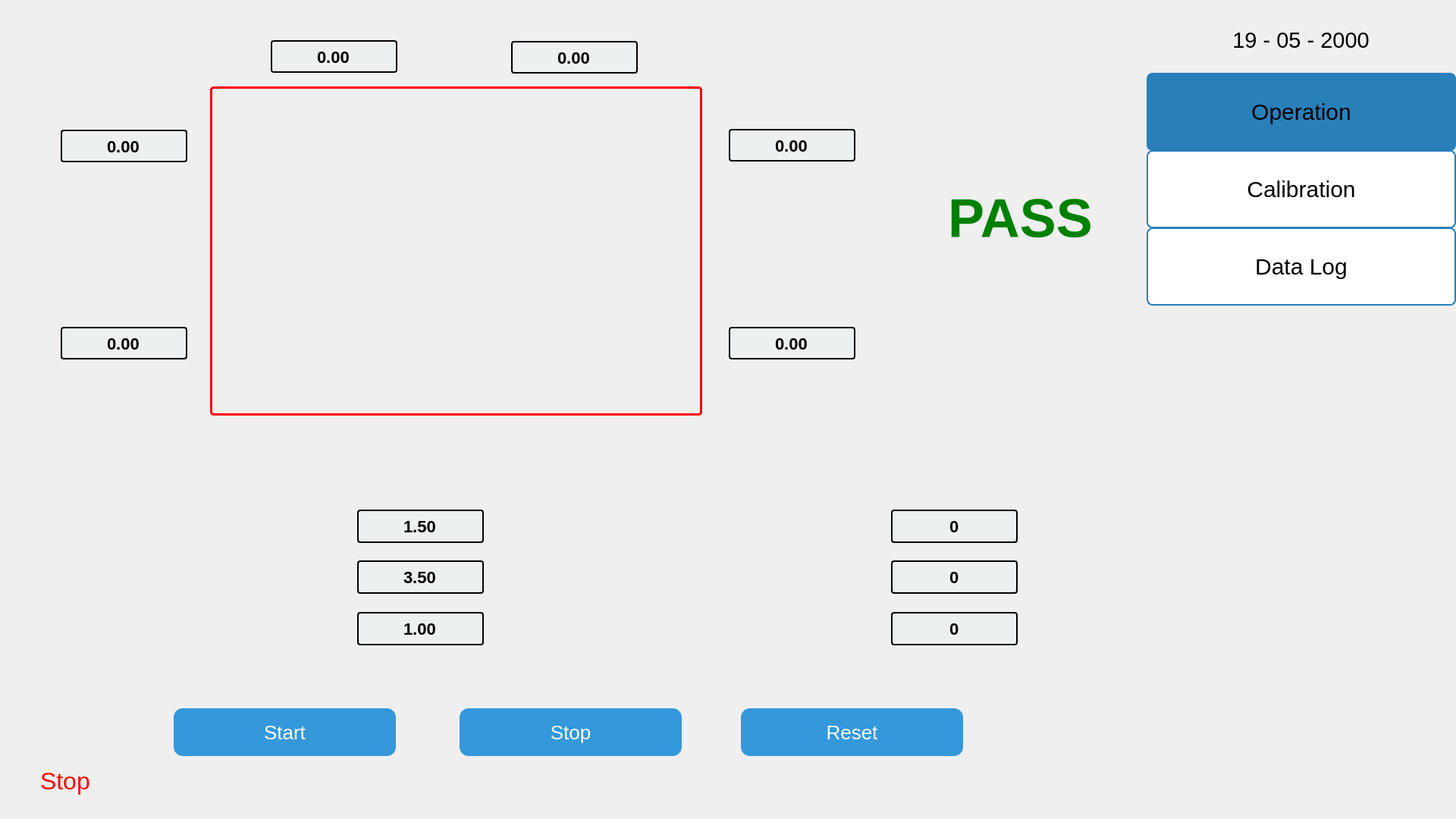
<?xml version="1.0" encoding="UTF-8"?>
<ui version="4.0">
 <class>Widget</class>
 <widget class="QWidget" name="Widget">
  <property name="geometry">
   <rect>
    <x>0</x>
    <y>0</y>
    <width>1920</width>
    <height>1080</height>
   </rect>
  </property>
  <property name="windowTitle">
   <string>Widget</string>
  </property>
  <widget class="QStackedWidget" name="stackedWidget_Page">
   <property name="geometry">
    <rect>
     <x>0</x>
     <y>-13</y>
     <width>1920</width>
     <height>1080</height>
    </rect>
   </property>
   <property name="styleSheet">
    <string notr="true"/>
   </property>
   <property name="currentIndex">
    <number>0</number>
   </property>
   <widget class="QWidget" name="page_Operation">
    <property name="styleSheet">
     <string notr="true">QWidget#page_Operation {
                background-image: url('E:/2. GE/21. Apillis/ui/anh_ui/bg0.jpg');
                background-repeat: no-repeat;
                background-position: center;
                
            }</string>
    </property>
    <widget class="QPushButton" name="pushButton_Start">
     <property name="enabled">
      <bool>true</bool>
     </property>
     <property name="geometry">
      <rect>
       <x>227</x>
       <y>943</y>
       <width>297</width>
       <height>71</height>
      </rect>
     </property>
     <property name="font">
      <font>
       <family>Arial</family>
       <pointsize>-1</pointsize>
       <italic>false</italic>
       <bold>false</bold>
       <underline>false</underline>
       <strikeout>false</strikeout>
      </font>
     </property>
     <property name="styleSheet">
      <string notr="true">QPushButton {
    background-color: #3498db;
    border: none;
    color: white;
    padding: 10px 20px;
    text-align: center;
    text-decoration: none;
    font-size: 26px;
    margin: 4px 2px;
    transition-duration: 0.4s;
    cursor: pointer;
    border-radius: 12px;
}

QPushButton:hover {
    background-color: #2980b9;
    box-shadow: 0 5px 15px rgba(0, 0, 0, 0.3);
}

QPushButton:pressed {
    background-color: #2980b9;
    box-shadow: 0 5px 15px rgba(0, 0, 0, 0.3);
    transform: translateY(2px);
}</string>
     </property>
     <property name="text">
      <string>Start</string>
     </property>
    </widget>
    <widget class="QPushButton" name="pushButton_Stop">
     <property name="enabled">
      <bool>true</bool>
     </property>
     <property name="geometry">
      <rect>
       <x>604</x>
       <y>943</y>
       <width>297</width>
       <height>71</height>
      </rect>
     </property>
     <property name="font">
      <font>
       <family>Arial</family>
       <pointsize>-1</pointsize>
       <italic>false</italic>
       <bold>false</bold>
       <underline>false</underline>
       <strikeout>false</strikeout>
      </font>
     </property>
     <property name="styleSheet">
      <string notr="true">QPushButton {
    background-color: #3498db;
    border: none;
    color: white;
    padding: 10px 20px;
    text-align: center;
    text-decoration: none;
    font-size: 26px;
    margin: 4px 2px;
    transition-duration: 0.4s;
    cursor: pointer;
    border-radius: 12px;
}

QPushButton:hover {
    background-color: #2980b9;
    box-shadow: 0 5px 15px rgba(0, 0, 0, 0.3);
}

QPushButton:pressed {
    background-color: #2980b9;
    box-shadow: 0 5px 15px rgba(0, 0, 0, 0.3);
    transform: translateY(2px);
}</string>
     </property>
     <property name="text">
      <string>Stop</string>
     </property>
    </widget>
    <widget class="QPushButton" name="pushButton_Reset">
     <property name="enabled">
      <bool>true</bool>
     </property>
     <property name="geometry">
      <rect>
       <x>975</x>
       <y>943</y>
       <width>297</width>
       <height>71</height>
      </rect>
     </property>
     <property name="font">
      <font>
       <family>Arial</family>
       <pointsize>-1</pointsize>
       <italic>false</italic>
       <bold>false</bold>
       <underline>false</underline>
       <strikeout>false</strikeout>
      </font>
     </property>
     <property name="styleSheet">
      <string notr="true">QPushButton {
    background-color: #3498db;
    border: none;
    color: white;
    padding: 10px 20px;
    text-align: center;
    text-decoration: none;
    font-size: 26px;
    margin: 4px 2px;
    transition-duration: 0.4s;
    cursor: pointer;
    border-radius: 12px;
}

QPushButton:hover {
    background-color: #2980b9;
    box-shadow: 0 5px 15px rgba(0, 0, 0, 0.3);
}

QPushButton:pressed {
    background-color: #2980b9;
    box-shadow: 0 5px 15px rgba(0, 0, 0, 0.3);
    transform: translateY(2px);
}</string>
     </property>
     <property name="text">
      <string>Reset</string>
     </property>
    </widget>
    <widget class="QLineEdit" name="lineEdit_P2">
     <property name="geometry">
      <rect>
       <x>357</x>
       <y>66</y>
       <width>167</width>
       <height>43</height>
      </rect>
     </property>
     <property name="font">
      <font>
       <family>Arial</family>
       <pointsize>-1</pointsize>
       <bold>true</bold>
      </font>
     </property>
     <property name="styleSheet">
      <string notr="true">QLineEdit {
    border: 2px solid #000000;
    border-radius:4px;
    padding: 8px;
    font-size: 22px;
    background-color: #ecf0f1;
}

QLineEdit:focus {
    border: 2px solid #2980b9;
    background-color: #ffffff;
}</string>
     </property>
     <property name="text">
      <string>0.00</string>
     </property>
     <property name="alignment">
      <set>Qt::AlignmentFlag::AlignCenter</set>
     </property>
    </widget>
    <widget class="QLineEdit" name="lineEdit_P1">
     <property name="geometry">
      <rect>
       <x>674</x>
       <y>67</y>
       <width>167</width>
       <height>43</height>
      </rect>
     </property>
     <property name="font">
      <font>
       <family>Arial</family>
       <pointsize>-1</pointsize>
       <bold>true</bold>
      </font>
     </property>
     <property name="styleSheet">
      <string notr="true">QLineEdit {
    border: 2px solid #000000;
    border-radius:4px;
    padding: 8px;
    font-size: 22px;
    background-color: #ecf0f1;
}

QLineEdit:focus {
    border: 2px solid #2980b9;
    background-color: #ffffff;
}</string>
     </property>
     <property name="text">
      <string>0.00</string>
     </property>
     <property name="alignment">
      <set>Qt::AlignmentFlag::AlignCenter</set>
     </property>
    </widget>
    <widget class="QLineEdit" name="lineEdit_P4">
     <property name="geometry">
      <rect>
       <x>961</x>
       <y>183</y>
       <width>167</width>
       <height>43</height>
      </rect>
     </property>
     <property name="font">
      <font>
       <family>Arial</family>
       <pointsize>-1</pointsize>
       <bold>true</bold>
      </font>
     </property>
     <property name="styleSheet">
      <string notr="true">QLineEdit {
    border: 2px solid #000000;
    border-radius:4px;
    padding: 8px;
    font-size: 22px;
    background-color: #ecf0f1;
}

QLineEdit:focus {
    border: 2px solid #2980b9;
    background-color: #ffffff;
}</string>
     </property>
     <property name="text">
      <string>0.00</string>
     </property>
     <property name="alignment">
      <set>Qt::AlignmentFlag::AlignCenter</set>
     </property>
    </widget>
    <widget class="QLineEdit" name="lineEdit_P3">
     <property name="geometry">
      <rect>
       <x>961</x>
       <y>444</y>
       <width>167</width>
       <height>43</height>
      </rect>
     </property>
     <property name="font">
      <font>
       <family>Arial</family>
       <pointsize>-1</pointsize>
       <bold>true</bold>
      </font>
     </property>
     <property name="styleSheet">
      <string notr="true">QLineEdit {
    border: 2px solid #000000;
    border-radius:4px;
    padding: 8px;
    font-size: 22px;
    background-color: #ecf0f1;
}

QLineEdit:focus {
    border: 2px solid #2980b9;
    background-color: #ffffff;
}</string>
     </property>
     <property name="text">
      <string>0.00</string>
     </property>
     <property name="alignment">
      <set>Qt::AlignmentFlag::AlignCenter</set>
     </property>
    </widget>
    <widget class="QLineEdit" name="lineEdit_P5">
     <property name="geometry">
      <rect>
       <x>80</x>
       <y>444</y>
       <width>167</width>
       <height>43</height>
      </rect>
     </property>
     <property name="font">
      <font>
       <family>Arial</family>
       <pointsize>-1</pointsize>
       <bold>true</bold>
      </font>
     </property>
     <property name="styleSheet">
      <string notr="true">QLineEdit {
    border: 2px solid #000000;
    border-radius:4px;
    padding: 8px;
    font-size: 22px;
    background-color: #ecf0f1;
}

QLineEdit:focus {
    border: 2px solid #2980b9;
    background-color: #ffffff;
}</string>
     </property>
     <property name="text">
      <string>0.00</string>
     </property>
     <property name="alignment">
      <set>Qt::AlignmentFlag::AlignCenter</set>
     </property>
    </widget>
    <widget class="QLineEdit" name="lineEdit_P6">
     <property name="geometry">
      <rect>
       <x>80</x>
       <y>184</y>
       <width>167</width>
       <height>43</height>
      </rect>
     </property>
     <property name="font">
      <font>
       <family>Arial</family>
       <pointsize>-1</pointsize>
       <bold>true</bold>
      </font>
     </property>
     <property name="styleSheet">
      <string notr="true">QLineEdit {
    border: 2px solid #000000;
    border-radius:4px;
    padding: 8px;
    font-size: 22px;
    background-color: #ecf0f1;
}

QLineEdit:focus {
    border: 2px solid #2980b9;
    background-color: #ffffff;
}</string>
     </property>
     <property name="text">
      <string>0.00</string>
     </property>
     <property name="alignment">
      <set>Qt::AlignmentFlag::AlignCenter</set>
     </property>
    </widget>
    <widget class="QLineEdit" name="lineEdit_Top">
     <property name="geometry">
      <rect>
       <x>471</x>
       <y>685</y>
       <width>167</width>
       <height>44</height>
      </rect>
     </property>
     <property name="font">
      <font>
       <family>Arial</family>
       <pointsize>-1</pointsize>
       <bold>true</bold>
      </font>
     </property>
     <property name="styleSheet">
      <string notr="true">QLineEdit {
    border: 2px solid #000000;
    border-radius:4px;
    padding: 8px;
    font-size: 22px;
    background-color: #ecf0f1;
}

QLineEdit:focus {
    border: 2px solid #2980b9;
    background-color: #ffffff;
}</string>
     </property>
     <property name="text">
      <string>1.50</string>
     </property>
     <property name="alignment">
      <set>Qt::AlignmentFlag::AlignCenter</set>
     </property>
    </widget>
    <widget class="QLineEdit" name="lineEdit_Side">
     <property name="geometry">
      <rect>
       <x>471</x>
       <y>752</y>
       <width>167</width>
       <height>44</height>
      </rect>
     </property>
     <property name="font">
      <font>
       <family>Arial</family>
       <pointsize>-1</pointsize>
       <bold>true</bold>
      </font>
     </property>
     <property name="styleSheet">
      <string notr="true">QLineEdit {
    border: 2px solid #000000;
    border-radius:4px;
    padding: 8px;
    font-size: 22px;
    background-color: #ecf0f1;
}

QLineEdit:focus {
    border: 2px solid #2980b9;
    background-color: #ffffff;
}</string>
     </property>
     <property name="text">
      <string>3.50</string>
     </property>
     <property name="alignment">
      <set>Qt::AlignmentFlag::AlignCenter</set>
     </property>
    </widget>
    <widget class="QLineEdit" name="lineEdit_Tolerance">
     <property name="geometry">
      <rect>
       <x>471</x>
       <y>820</y>
       <width>167</width>
       <height>44</height>
      </rect>
     </property>
     <property name="font">
      <font>
       <family>Arial</family>
       <pointsize>-1</pointsize>
       <bold>true</bold>
      </font>
     </property>
     <property name="styleSheet">
      <string notr="true">QLineEdit {
    border: 2px solid #000000;
    border-radius:4px;
    padding: 8px;
    font-size: 22px;
    background-color: #ecf0f1;
}

QLineEdit:focus {
    border: 2px solid #2980b9;
    background-color: #ffffff;
}</string>
     </property>
     <property name="text">
      <string>1.00</string>
     </property>
     <property name="alignment">
      <set>Qt::AlignmentFlag::AlignCenter</set>
     </property>
    </widget>
    <widget class="QLineEdit" name="lineEdit_passed">
     <property name="geometry">
      <rect>
       <x>1175</x>
       <y>685</y>
       <width>167</width>
       <height>44</height>
      </rect>
     </property>
     <property name="font">
      <font>
       <family>Arial</family>
       <pointsize>-1</pointsize>
       <bold>true</bold>
      </font>
     </property>
     <property name="styleSheet">
      <string notr="true">QLineEdit {
    border: 2px solid #000000;
    border-radius:4px;
    padding: 8px;
    font-size: 22px;
    background-color: #ecf0f1;
}

QLineEdit:focus {
    border: 2px solid #2980b9;
    background-color: #ffffff;
}</string>
     </property>
     <property name="text">
      <string>0</string>
     </property>
     <property name="alignment">
      <set>Qt::AlignmentFlag::AlignCenter</set>
     </property>
    </widget>
    <widget class="QLineEdit" name="lineEdit_Total">
     <property name="geometry">
      <rect>
       <x>1175</x>
       <y>752</y>
       <width>167</width>
       <height>44</height>
      </rect>
     </property>
     <property name="font">
      <font>
       <family>Arial</family>
       <pointsize>-1</pointsize>
       <bold>true</bold>
      </font>
     </property>
     <property name="styleSheet">
      <string notr="true">QLineEdit {
    border: 2px solid #000000;
    border-radius:4px;
    padding: 8px;
    font-size: 22px;
    background-color: #ecf0f1;
}

QLineEdit:focus {
    border: 2px solid #2980b9;
    background-color: #ffffff;
}</string>
     </property>
     <property name="text">
      <string>0</string>
     </property>
     <property name="alignment">
      <set>Qt::AlignmentFlag::AlignCenter</set>
     </property>
    </widget>
    <widget class="QLineEdit" name="lineEdit_Serial">
     <property name="geometry">
      <rect>
       <x>1175</x>
       <y>820</y>
       <width>167</width>
       <height>44</height>
      </rect>
     </property>
     <property name="font">
      <font>
       <family>Arial</family>
       <pointsize>-1</pointsize>
       <bold>true</bold>
      </font>
     </property>
     <property name="styleSheet">
      <string notr="true">QLineEdit {
    border: 2px solid #000000;
    border-radius:4px;
    padding: 8px;
    font-size: 22px;
    background-color: #ecf0f1;
}

QLineEdit:focus {
    border: 2px solid #2980b9;
    background-color: #ffffff;
}</string>
     </property>
     <property name="text">
      <string>0</string>
     </property>
     <property name="alignment">
      <set>Qt::AlignmentFlag::AlignCenter</set>
     </property>
    </widget>
    <widget class="QFrame" name="frame_Cam1">
     <property name="geometry">
      <rect>
       <x>277</x>
       <y>127</y>
       <width>649</width>
       <height>434</height>
      </rect>
     </property>
     <property name="styleSheet">
      <string notr="true">QFrame {
    border: 3px solid red;
	border-radius: 5px;
    background-color: transparent;
}
</string>
     </property>
     <property name="frameShape">
      <enum>QFrame::Shape::StyledPanel</enum>
     </property>
     <property name="frameShadow">
      <enum>QFrame::Shadow::Raised</enum>
     </property>
     <widget class="QLabel" name="label_Cam1">
      <property name="geometry">
       <rect>
        <x>5</x>
        <y>5</y>
        <width>640</width>
        <height>425</height>
       </rect>
      </property>
      <property name="styleSheet">
       <string notr="true">QLabel {
    border: 2px ;

}</string>
      </property>
      <property name="text">
       <string/>
      </property>
     </widget>
    </widget>
    <widget class="QLabel" name="label_Status1">
     <property name="geometry">
      <rect>
       <x>53</x>
       <y>1017</y>
       <width>171</width>
       <height>51</height>
      </rect>
     </property>
     <property name="font">
      <font>
       <family>Arial</family>
       <pointsize>24</pointsize>
      </font>
     </property>
     <property name="styleSheet">
      <string notr="true">QLabel{
	color: red;
}</string>
     </property>
     <property name="text">
      <string>Stop</string>
     </property>
    </widget>
    <widget class="QLabel" name="label_PassFail">
     <property name="geometry">
      <rect>
       <x>1250</x>
       <y>260</y>
       <width>211</width>
       <height>81</height>
      </rect>
     </property>
     <property name="font">
      <font>
       <family>Arial</family>
       <pointsize>54</pointsize>
       <bold>true</bold>
      </font>
     </property>
     <property name="styleSheet">
      <string notr="true">QLabel{
	color: GREEN;
}</string>
     </property>
     <property name="text">
      <string>PASS</string>
     </property>
    </widget>
    <widget class="QPushButton" name="pushButton_5">
     <property name="enabled">
      <bool>true</bool>
     </property>
     <property name="geometry">
      <rect>
       <x>1510</x>
       <y>105</y>
       <width>412</width>
       <height>111</height>
      </rect>
     </property>
     <property name="font">
      <font>
       <family>Arial</family>
       <pointsize>-1</pointsize>
       <italic>false</italic>
       <bold>false</bold>
       <underline>false</underline>
       <strikeout>false</strikeout>
      </font>
     </property>
     <property name="styleSheet">
      <string notr="true">QPushButton {
    background-color: #2980b9;
    border: 2px solid #2980b9;
    color: Black;
    padding: 10px 20px;
    text-align: center;
    text-decoration: none;
    font-size: 30px;
    margin: 4px 2px;
    transition-duration: 0.4s;
    cursor: pointer;
    border-radius: 8px;
}

QPushButton:hover {
    background-color: #2980b9;
    box-shadow: 0 5px 15px rgba(0, 0, 0, 0.3);
}

QPushButton:pressed {
    background-color: #2980b9;
    box-shadow: 0 5px 15px rgba(0, 0, 0, 0.3);
    transform: translateY(2px);
}</string>
     </property>
     <property name="text">
      <string>Operation</string>
     </property>
     <property name="checkable">
      <bool>false</bool>
     </property>
     <property name="autoRepeat">
      <bool>false</bool>
     </property>
    </widget>
    <widget class="QPushButton" name="pushButton_Calibration">
     <property name="enabled">
      <bool>true</bool>
     </property>
     <property name="geometry">
      <rect>
       <x>1510</x>
       <y>207</y>
       <width>412</width>
       <height>111</height>
      </rect>
     </property>
     <property name="font">
      <font>
       <family>Arial</family>
       <pointsize>-1</pointsize>
       <italic>false</italic>
       <bold>false</bold>
       <underline>false</underline>
       <strikeout>false</strikeout>
      </font>
     </property>
     <property name="styleSheet">
      <string notr="true">QPushButton {
	 border: 2px solid #2980b9;
    background-color: white;
    color: Black;
    padding: 10px 20px;
    text-align: center;
    text-decoration: none;
    font-size: 30px;
    margin: 4px 2px;
    transition-duration: 0.4s;
    cursor: pointer;
    border-radius: 8px;
}

QPushButton:hover {
    background-color: #2980b9;
    box-shadow: 0 5px 15px rgba(0, 0, 0, 0.3);
}

QPushButton:pressed {
    background-color: #2980b9;
    box-shadow: 0 5px 15px rgba(0, 0, 0, 0.3);
    transform: translateY(2px);
}</string>
     </property>
     <property name="text">
      <string>Calibration</string>
     </property>
    </widget>
    <widget class="QPushButton" name="pushButton_DataLog1">
     <property name="enabled">
      <bool>true</bool>
     </property>
     <property name="geometry">
      <rect>
       <x>1510</x>
       <y>309</y>
       <width>412</width>
       <height>111</height>
      </rect>
     </property>
     <property name="font">
      <font>
       <family>Arial</family>
       <pointsize>-1</pointsize>
       <italic>false</italic>
       <bold>false</bold>
       <underline>false</underline>
       <strikeout>false</strikeout>
      </font>
     </property>
     <property name="styleSheet">
      <string notr="true">QPushButton {
    background-color: white;
    border: 2px solid #2980b9;
    color: Black;
    padding: 10px 20px;
    text-align: center;
    text-decoration: none;
    font-size: 30px;
    margin: 4px 2px;
    transition-duration: 0.4s;
    cursor: pointer;
    border-radius: 8px;
}

QPushButton:hover {
    background-color: #2980b9;
    box-shadow: 0 5px 15px rgba(0, 0, 0, 0.3);
}

QPushButton:pressed {
    background-color: #2980b9;
    box-shadow: 0 5px 15px rgba(0, 0, 0, 0.3);
    transform: translateY(2px);
}</string>
     </property>
     <property name="text">
      <string>Data Log</string>
     </property>
    </widget>
    <widget class="QLabel" name="label_Time1">
     <property name="geometry">
      <rect>
       <x>1510</x>
       <y>40</y>
       <width>411</width>
       <height>51</height>
      </rect>
     </property>
     <property name="font">
      <font>
       <family>Arial</family>
       <pointsize>22</pointsize>
      </font>
     </property>
     <property name="styleSheet">
      <string notr="true">QLabel{
	color: black;
}</string>
     </property>
     <property name="text">
      <string>19 - 05 - 2000</string>
     </property>
     <property name="alignment">
      <set>Qt::AlignmentFlag::AlignCenter</set>
     </property>
    </widget>
   </widget>
   <widget class="QWidget" name="page_Calibration">
    <property name="styleSheet">
     <string notr="true">QWidget #page_Calibration{
                background-image: url('E:/2. GE/21. Apillis/ui/anh_ui/bg1.jpg');
                background-repeat: no-repeat;
                background-position: center;
                background-size: cover;
            }</string>
    </property>
    <widget class="QPushButton" name="pushButton_DataLog2">
     <property name="enabled">
      <bool>true</bool>
     </property>
     <property name="geometry">
      <rect>
       <x>1510</x>
       <y>309</y>
       <width>412</width>
       <height>111</height>
      </rect>
     </property>
     <property name="font">
      <font>
       <family>Arial</family>
       <pointsize>-1</pointsize>
       <italic>false</italic>
       <bold>false</bold>
       <underline>false</underline>
       <strikeout>false</strikeout>
      </font>
     </property>
     <property name="styleSheet">
      <string notr="true">QPushButton {
    background-color: white;
    border: 2px solid #2980b9;
    color: Black;
    padding: 10px 20px;
    text-align: center;
    text-decoration: none;
    font-size: 30px;
    margin: 4px 2px;
    transition-duration: 0.4s;
    cursor: pointer;
    border-radius: 8px;
}

QPushButton:hover {
    background-color: #2980b9;
    box-shadow: 0 5px 15px rgba(0, 0, 0, 0.3);
}

QPushButton:pressed {
    background-color: #2980b9;
    box-shadow: 0 5px 15px rgba(0, 0, 0, 0.3);
    transform: translateY(2px);
}</string>
     </property>
     <property name="text">
      <string>Data Log</string>
     </property>
    </widget>
    <widget class="QPushButton" name="pushButton_Operation">
     <property name="enabled">
      <bool>true</bool>
     </property>
     <property name="geometry">
      <rect>
       <x>1510</x>
       <y>105</y>
       <width>412</width>
       <height>111</height>
      </rect>
     </property>
     <property name="font">
      <font>
       <family>Arial</family>
       <pointsize>-1</pointsize>
       <italic>false</italic>
       <bold>false</bold>
       <underline>false</underline>
       <strikeout>false</strikeout>
      </font>
     </property>
     <property name="styleSheet">
      <string notr="true">QPushButton {
    background-color: white;
    border: 2px solid #2980b9;
    color: Black;
    padding: 10px 20px;
    text-align: center;
    text-decoration: none;
    font-size: 30px;
    margin: 4px 2px;
    transition-duration: 0.4s;
    cursor: pointer;
    border-radius: 8px;
}

QPushButton:hover {
    background-color: #2980b9;
    box-shadow: 0 5px 15px rgba(0, 0, 0, 0.3);
}

QPushButton:pressed {
    background-color: #2980b9;
    box-shadow: 0 5px 15px rgba(0, 0, 0, 0.3);
    transform: translateY(2px);
}</string>
     </property>
     <property name="text">
      <string>Operation</string>
     </property>
     <property name="checkable">
      <bool>false</bool>
     </property>
     <property name="autoRepeat">
      <bool>false</bool>
     </property>
    </widget>
    <widget class="QPushButton" name="pushButton_Calibration_2">
     <property name="enabled">
      <bool>true</bool>
     </property>
     <property name="geometry">
      <rect>
       <x>1510</x>
       <y>207</y>
       <width>412</width>
       <height>111</height>
      </rect>
     </property>
     <property name="font">
      <font>
       <family>Arial</family>
       <pointsize>-1</pointsize>
       <italic>false</italic>
       <bold>false</bold>
       <underline>false</underline>
       <strikeout>false</strikeout>
      </font>
     </property>
     <property name="styleSheet">
      <string notr="true">QPushButton {
    background-color: #2980b9;
    border: 2px solid #2980b9;
    color: Black;
    padding: 10px 20px;
    text-align: center;
    text-decoration: none;
    font-size: 30px;
    margin: 4px 2px;
    transition-duration: 0.4s;
    cursor: pointer;
    border-radius: 8px;
}

QPushButton:hover {
    background-color: #2980b9;
    box-shadow: 0 5px 15px rgba(0, 0, 0, 0.3);
}

QPushButton:pressed {
    background-color: #2980b9;
    box-shadow: 0 5px 15px rgba(0, 0, 0, 0.3);
    transform: translateY(2px);
}</string>
     </property>
     <property name="text">
      <string>Calibration</string>
     </property>
    </widget>
    <widget class="QLabel" name="label_Cam2">
     <property name="geometry">
      <rect>
       <x>281</x>
       <y>130</y>
       <width>640</width>
       <height>425</height>
      </rect>
     </property>
     <property name="styleSheet">
      <string notr="true"/>
     </property>
     <property name="text">
      <string/>
     </property>
    </widget>
    <widget class="QLineEdit" name="lineEdit_PixelFormat">
     <property name="geometry">
      <rect>
       <x>472</x>
       <y>679</y>
       <width>167</width>
       <height>44</height>
      </rect>
     </property>
     <property name="font">
      <font>
       <family>Arial</family>
       <pointsize>-1</pointsize>
       <bold>true</bold>
      </font>
     </property>
     <property name="styleSheet">
      <string notr="true">QLineEdit {
    border: 2px solid #000000;
    border-radius:4px;
    padding: 8px;
    font-size: 22px;
    background-color: #ecf0f1;
}

QLineEdit:focus {
    border: 2px solid #2980b9;
    background-color: #ffffff;
}</string>
     </property>
     <property name="text">
      <string>Mono8</string>
     </property>
     <property name="alignment">
      <set>Qt::AlignmentFlag::AlignCenter</set>
     </property>
    </widget>
    <widget class="QLineEdit" name="lineEdit_ModeExposure">
     <property name="geometry">
      <rect>
       <x>472</x>
       <y>754</y>
       <width>167</width>
       <height>44</height>
      </rect>
     </property>
     <property name="font">
      <font>
       <family>Arial</family>
       <pointsize>-1</pointsize>
       <bold>true</bold>
      </font>
     </property>
     <property name="styleSheet">
      <string notr="true">QLineEdit {
    border: 2px solid #000000;
    border-radius:4px;
    padding: 8px;
    font-size: 22px;
    background-color: #ecf0f1;
}

QLineEdit:focus {
    border: 2px solid #2980b9;
    background-color: #ffffff;
}</string>
     </property>
     <property name="text">
      <string>Once</string>
     </property>
     <property name="alignment">
      <set>Qt::AlignmentFlag::AlignCenter</set>
     </property>
    </widget>
    <widget class="QLineEdit" name="lineEdit_ModeBalance">
     <property name="geometry">
      <rect>
       <x>472</x>
       <y>830</y>
       <width>167</width>
       <height>44</height>
      </rect>
     </property>
     <property name="font">
      <font>
       <family>Arial</family>
       <pointsize>-1</pointsize>
       <bold>true</bold>
      </font>
     </property>
     <property name="styleSheet">
      <string notr="true">QLineEdit {
    border: 2px solid #000000;
    border-radius:4px;
    padding: 8px;
    font-size: 22px;
    background-color: #ecf0f1;
}

QLineEdit:focus {
    border: 2px solid #2980b9;
    background-color: #ffffff;
}</string>
     </property>
     <property name="text">
      <string>Once</string>
     </property>
     <property name="alignment">
      <set>Qt::AlignmentFlag::AlignCenter</set>
     </property>
    </widget>
    <widget class="QLineEdit" name="lineEdit_Exposure">
     <property name="geometry">
      <rect>
       <x>1175</x>
       <y>679</y>
       <width>167</width>
       <height>44</height>
      </rect>
     </property>
     <property name="font">
      <font>
       <family>Arial</family>
       <pointsize>-1</pointsize>
       <bold>true</bold>
      </font>
     </property>
     <property name="styleSheet">
      <string notr="true">QLineEdit {
    border: 2px solid #000000;
    border-radius:4px;
    padding: 8px;
    font-size: 22px;
    background-color: #ecf0f1;
}

QLineEdit:focus {
    border: 2px solid #2980b9;
    background-color: #ffffff;
}</string>
     </property>
     <property name="text">
      <string>525</string>
     </property>
     <property name="alignment">
      <set>Qt::AlignmentFlag::AlignCenter</set>
     </property>
    </widget>
    <widget class="QLabel" name="label_Status2">
     <property name="geometry">
      <rect>
       <x>53</x>
       <y>1017</y>
       <width>171</width>
       <height>51</height>
      </rect>
     </property>
     <property name="font">
      <font>
       <family>Arial</family>
       <pointsize>24</pointsize>
      </font>
     </property>
     <property name="styleSheet">
      <string notr="true">QLabel{
	color: green;
}</string>
     </property>
     <property name="text">
      <string>Running...</string>
     </property>
    </widget>
    <widget class="QLineEdit" name="lineEdit_Gain">
     <property name="geometry">
      <rect>
       <x>1175</x>
       <y>754</y>
       <width>167</width>
       <height>44</height>
      </rect>
     </property>
     <property name="font">
      <font>
       <family>Arial</family>
       <pointsize>-1</pointsize>
       <bold>true</bold>
      </font>
     </property>
     <property name="styleSheet">
      <string notr="true">QLineEdit {
    border: 2px solid #000000;
    border-radius:4px;
    padding: 8px;
    font-size: 22px;
    background-color: #ecf0f1;
}

QLineEdit:focus {
    border: 2px solid #2980b9;
    background-color: #ffffff;
}</string>
     </property>
     <property name="text">
      <string>0.0</string>
     </property>
     <property name="alignment">
      <set>Qt::AlignmentFlag::AlignCenter</set>
     </property>
    </widget>
    <widget class="QLineEdit" name="lineEdit_FrameRate">
     <property name="geometry">
      <rect>
       <x>1175</x>
       <y>830</y>
       <width>167</width>
       <height>44</height>
      </rect>
     </property>
     <property name="font">
      <font>
       <family>Arial</family>
       <pointsize>-1</pointsize>
       <bold>true</bold>
      </font>
     </property>
     <property name="styleSheet">
      <string notr="true">QLineEdit {
    border: 2px solid #000000;
    border-radius:4px;
    padding: 8px;
    font-size: 22px;
    background-color: #ecf0f1;
}

QLineEdit:focus {
    border: 2px solid #2980b9;
    background-color: #ffffff;
}</string>
     </property>
     <property name="text">
      <string>14</string>
     </property>
     <property name="alignment">
      <set>Qt::AlignmentFlag::AlignCenter</set>
     </property>
    </widget>
    <widget class="QPushButton" name="pushButton_OpenCamera">
     <property name="enabled">
      <bool>true</bool>
     </property>
     <property name="geometry">
      <rect>
       <x>1128</x>
       <y>128</y>
       <width>297</width>
       <height>71</height>
      </rect>
     </property>
     <property name="font">
      <font>
       <family>Arial</family>
       <pointsize>-1</pointsize>
       <italic>false</italic>
       <bold>false</bold>
       <underline>false</underline>
       <strikeout>false</strikeout>
      </font>
     </property>
     <property name="styleSheet">
      <string notr="true">QPushButton {
    background-color: #3498db;
    border: none;
    color: white;
    padding: 10px 20px;
    text-align: center;
    text-decoration: none;
    font-size: 26px;
    margin: 4px 2px;
    transition-duration: 0.4s;
    cursor: pointer;
    border-radius: 12px;
}

QPushButton:hover {
    background-color: #2980b9;
    box-shadow: 0 5px 15px rgba(0, 0, 0, 0.3);
}

QPushButton:pressed {
    background-color: #2980b9;
    box-shadow: 0 5px 15px rgba(0, 0, 0, 0.3);
    transform: translateY(2px);
}</string>
     </property>
     <property name="text">
      <string>Open Camera</string>
     </property>
    </widget>
    <widget class="QPushButton" name="pushButton_StartCalibration">
     <property name="enabled">
      <bool>true</bool>
     </property>
     <property name="geometry">
      <rect>
       <x>1128</x>
       <y>229</y>
       <width>297</width>
       <height>71</height>
      </rect>
     </property>
     <property name="font">
      <font>
       <family>Arial</family>
       <pointsize>-1</pointsize>
       <italic>false</italic>
       <bold>false</bold>
       <underline>false</underline>
       <strikeout>false</strikeout>
      </font>
     </property>
     <property name="styleSheet">
      <string notr="true">QPushButton {
    background-color: #3498db;
    border: none;
    color: white;
    padding: 10px 20px;
    text-align: center;
    text-decoration: none;
    font-size: 26px;
    margin: 4px 2px;
    transition-duration: 0.4s;
    cursor: pointer;
    border-radius: 12px;
}

QPushButton:hover {
    background-color: #2980b9;
    box-shadow: 0 5px 15px rgba(0, 0, 0, 0.3);
}

QPushButton:pressed {
    background-color: #2980b9;
    box-shadow: 0 5px 15px rgba(0, 0, 0, 0.3);
    transform: translateY(2px);
}</string>
     </property>
     <property name="text">
      <string>Start Calibration</string>
     </property>
    </widget>
    <widget class="QLabel" name="label_Time2">
     <property name="geometry">
      <rect>
       <x>1510</x>
       <y>40</y>
       <width>411</width>
       <height>51</height>
      </rect>
     </property>
     <property name="font">
      <font>
       <family>Arial</family>
       <pointsize>22</pointsize>
      </font>
     </property>
     <property name="styleSheet">
      <string notr="true">QLabel{
	color: black;
}</string>
     </property>
     <property name="text">
      <string>19 - 05 - 2000</string>
     </property>
     <property name="alignment">
      <set>Qt::AlignmentFlag::AlignCenter</set>
     </property>
    </widget>
    <widget class="QFrame" name="frame_Cam2">
     <property name="geometry">
      <rect>
       <x>452</x>
       <y>245</y>
       <width>297</width>
       <height>197</height>
      </rect>
     </property>
     <property name="styleSheet">
      <string notr="true">QFrame {
    border: 3px solid green;
	 border-radius: 10px;
    background-color: transparent;
}
</string>
     </property>
     <property name="frameShape">
      <enum>QFrame::Shape::StyledPanel</enum>
     </property>
     <property name="frameShadow">
      <enum>QFrame::Shadow::Raised</enum>
     </property>
    </widget>
   </widget>
  </widget>
 </widget>
 <resources/>
 <connections/>
</ui>
